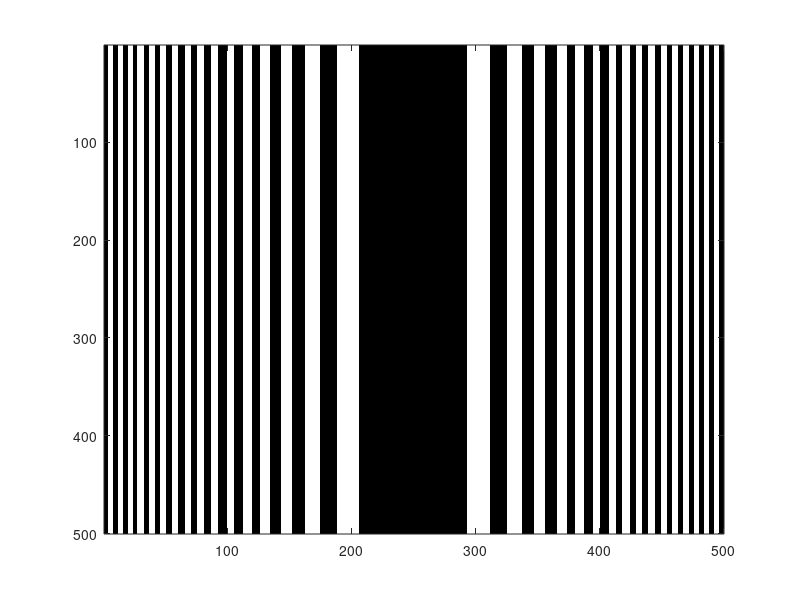
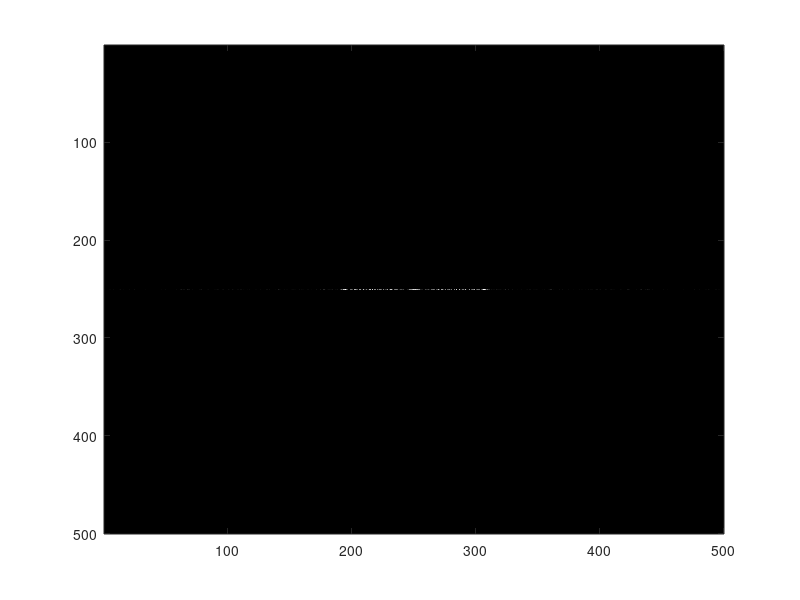

Write MATLAB code to recreate these figures, in order.
%%1-d FZP%%
clear; %Clear all memory

%Defining FZP parameters
N=500; %Define Matrix sizes
M=50;%Define the number of grating lines
A=ones(N,N); %Define Matrices by assigning 1 to all pixels
x=zeros(M,M);
f=3000;%Define the focal length of FZP in micrometers
lambda=0.633;%Define wavelength in micrometers

% Constructing the FZP
for n=1:M;
    x(n)=sqrt(n*f*lambda);
end
for n=1:2:M;
    for q=1:N;
        if abs(q-N/2) > x(n) && abs(q-N/2) < x(n+1);
           A(:,q)=exp(1i*pi);
        end
    end
end

%Observing the FZP and farfield patern
E=fftshift(fft2(A)); %fftshift is used to re-order the terms in their natural order
IN=(abs(E)/(N*N)).*(abs(E)/(N*N));      % Calculating intensity
figure(1)
colormap(gray); 
imagesc(angle(A))          
figure(2)
colormap(gray);
imagesc(IN);
